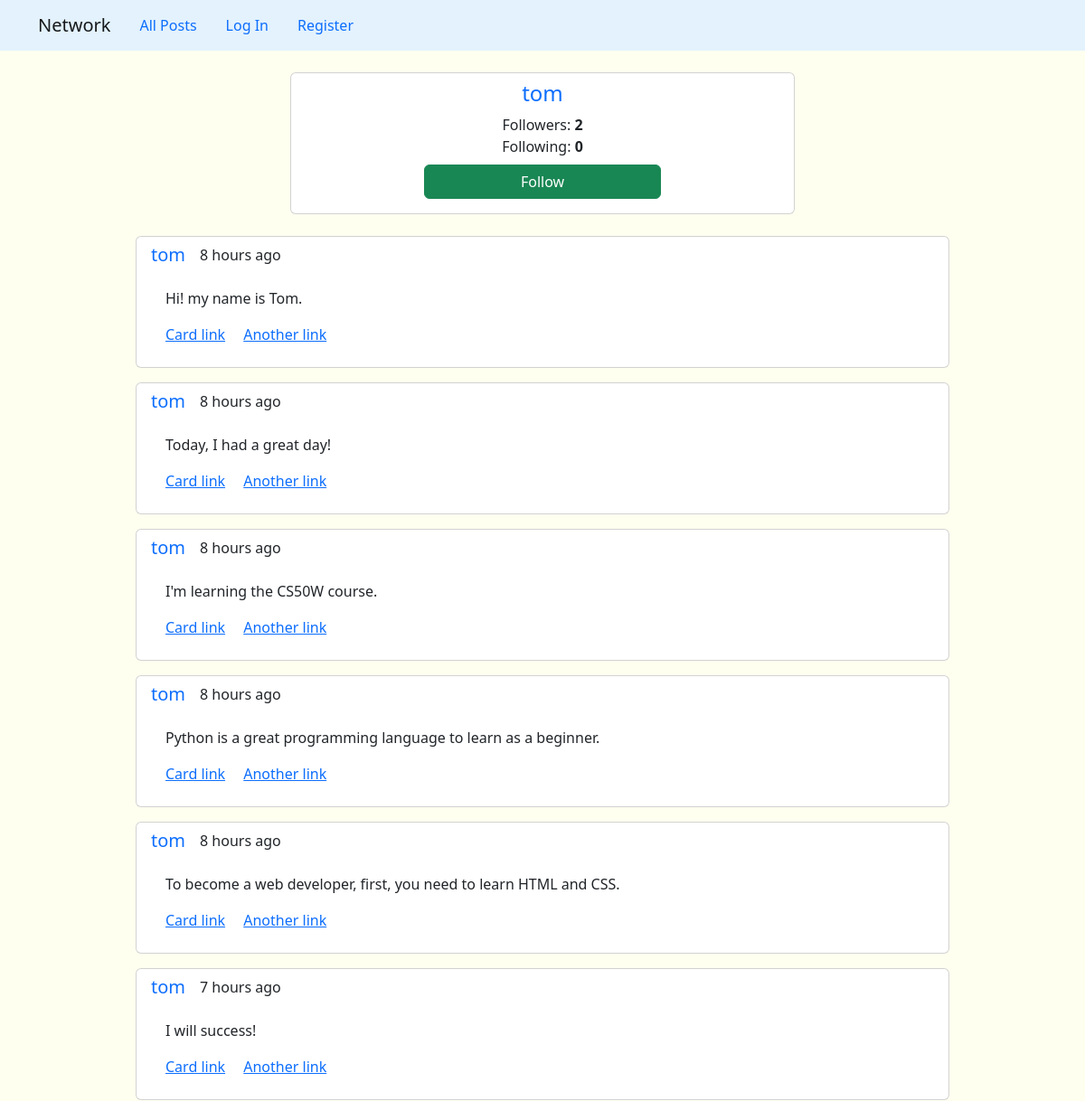
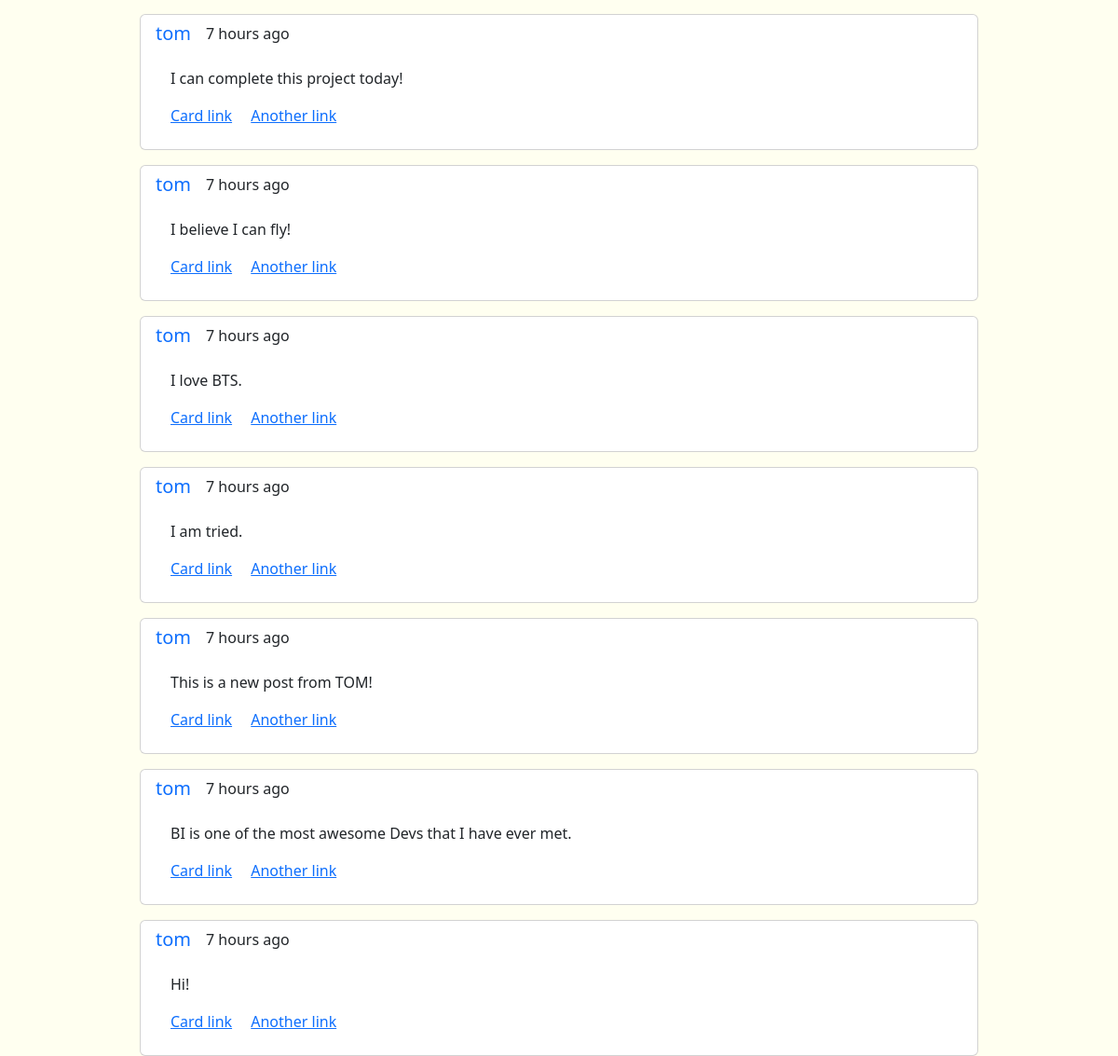
The app's page /user-profile/3 with its own data (2 pictures, top to bottom).
### network/models.py (models this page shows, shortened)
class User(AbstractUser):
    followers = models.ManyToManyField('self', symmetrical=False, related_name='followers_users', blank=True)
    following = models.ManyToManyField('self', symmetrical=False, related_name='following_users', blank=True)
    pass

class Post(models.Model):
    owner = models.ForeignKey(User, on_delete=models.CASCADE, related_name="owned_posts")
    message = models.TextField()
    likes = models.ManyToManyField(User, related_name='liked_posts')
    timestamp = models.DateTimeField(auto_now_add=True)

### network/views.py (the view, shortened to what this page needs)
# urls.py: path("user-profile/<int:uid>", views.viewProfile, name="user-profile"),
def viewProfile(request, uid):
    user_profile = User.objects.get(pk=uid)
    if request.method == "GET":
        posts_data = Post.objects.filter(owner = user_profile)
        follow_status = None
        if request.user:
            follow_status = check_follow_status(request, user_profile.id)
            return render(request, 'network/userProfile.html', {'user_profile': user_profile, 'posts': posts_data, 'follow_status': follow_status})
        return render(request, 'network/userProfile.html', {'user_profile': user_profile, 'posts': posts_data, 'follow_status': follow_status})

### network/templates/network/userProfile.html (shortened to what this page needs)
{% extends "network/layout.html" %}
{% load humanize %}
    {% block body %}
		<div class="card mt-3 px-3 py-2 w-50 mx-auto text-center">
			<h4 class="card-title text-primary">{{user_profile.username}}</h4>
			<div>Followers: <span class="fw-bold" id="followers">{{user_profile.followers.all|length}}</span></div>
			<div>Following: <span class="fw-bold" id="following">{{user_profile.following.all|length}}</span></div>
			{% if user.id != user_profile.id %}
			<form >
				<button type="button" id="btn-profile" class="btn w-50 my-2 mx-auto" data-profile-id="{{user_profile.id}}" data-follow-status="{{follow_status}}">
					{% if follow_status == 'following' %}
						Unfollow
					{% else %}
						Follow
					{% endif %}
				</button>
			</form>
			{% endif %}
		</div>
		</div>
		{% for post in posts %}
		<div class="card mt-3 px-3 py-2 w-75 mx-auto">
		<div class="d-flex">
			<h5 class="card-title text-primary">{{user_profile.username}}</h5>
			<span class="text-small ms-3">{{post.timestamp|naturaltime}}</span>
		</div>
		<div class="card-body">
			<p class="card-text">{{post.message}}</p>
			<a href="#" class="card-link">Card link</a>
			<a href="#" class="card-link">Another link</a>
		</div>
		</div>
		{% endfor %}
	{% endblock %}

### network/static/network/styles.css (style rules this page uses)
body { background-color: ivory; }

### records on screen
User: username "tom", followers.all|length "2", following.all|length "0"
Post: timestamp "8 hours ago", message "Hi! my name is Tom."
Post: timestamp "8 hours ago", message "Today, I had a great day!"
Post: timestamp "8 hours ago", message "I'm learning the CS50W course."
Post: timestamp "8 hours ago", message "Python is a great programming language to learn as a beginner."
Post: timestamp "8 hours ago", message "To become a web developer, first, you need to learn HTML and CSS."
Post: timestamp "7 hours ago", message "I will success!"
Post: timestamp "7 hours ago", message "I can complete this project today!"
Post: timestamp "7 hours ago", message "I believe I can fly!"
Post: timestamp "7 hours ago", message "I love BTS."
Post: timestamp "7 hours ago", message "I am tried."
Post: timestamp "7 hours ago", message "This is a new post from TOM!"
Post: timestamp "7 hours ago", message "BI is one of the most awesome Devs that I have ever met."
Post: timestamp "7 hours ago", message "Hi!"
